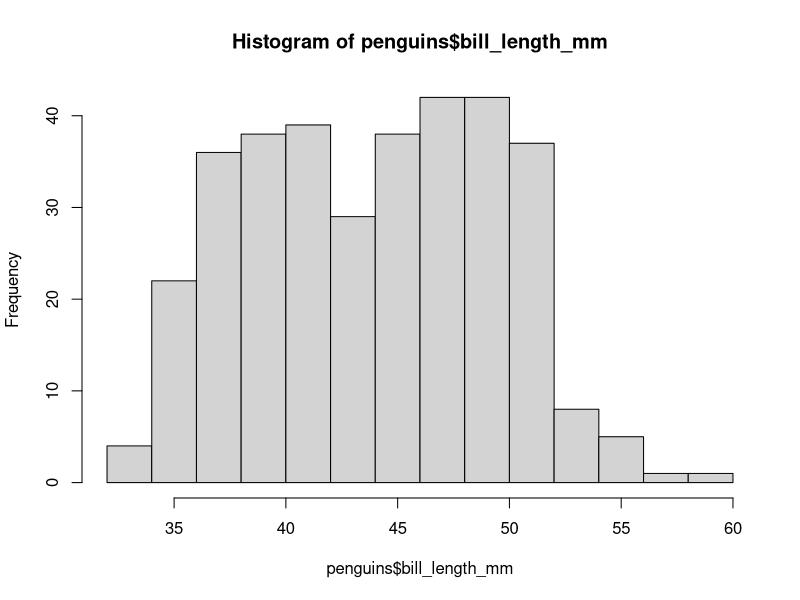
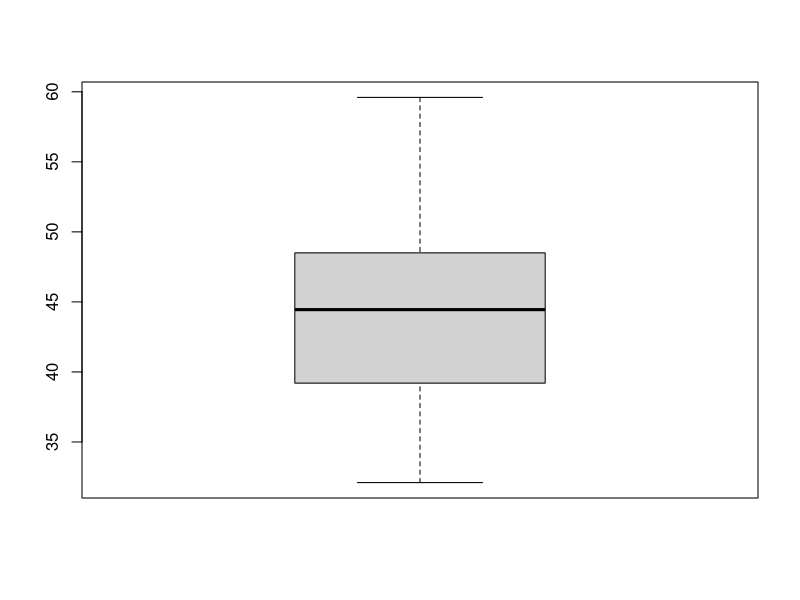
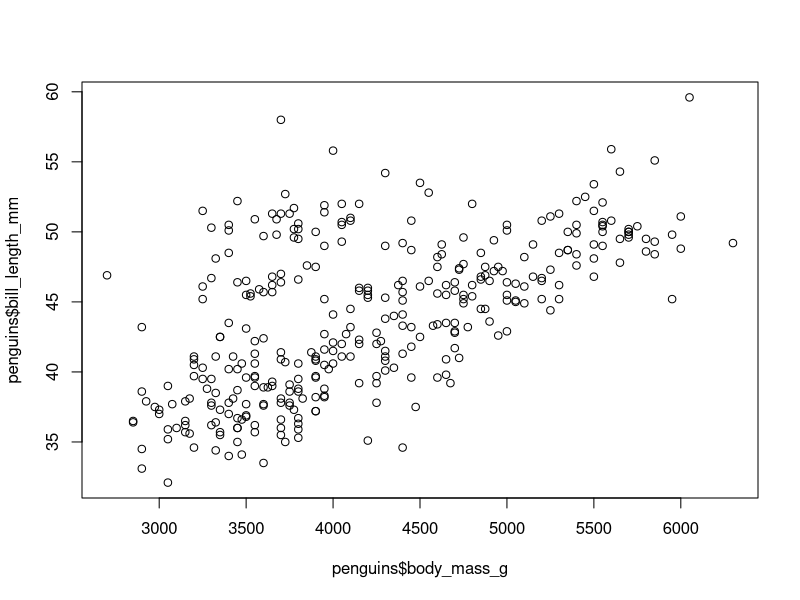
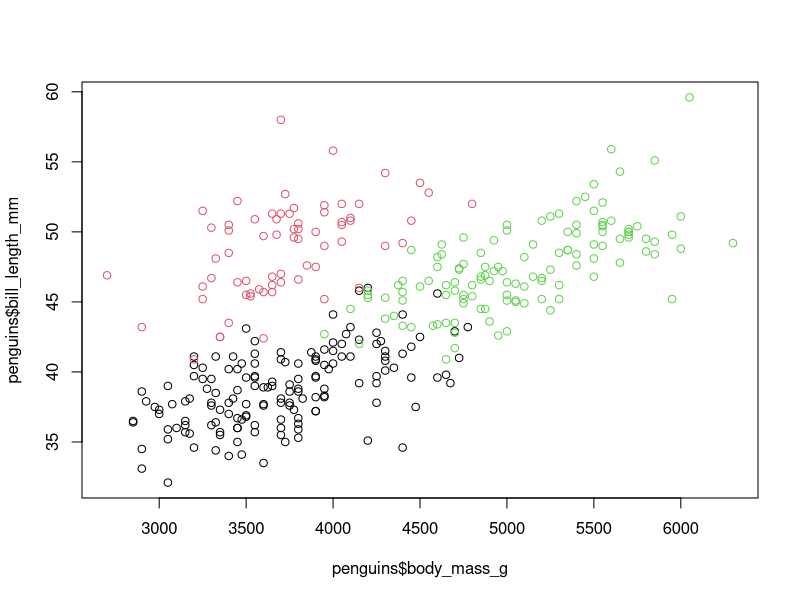
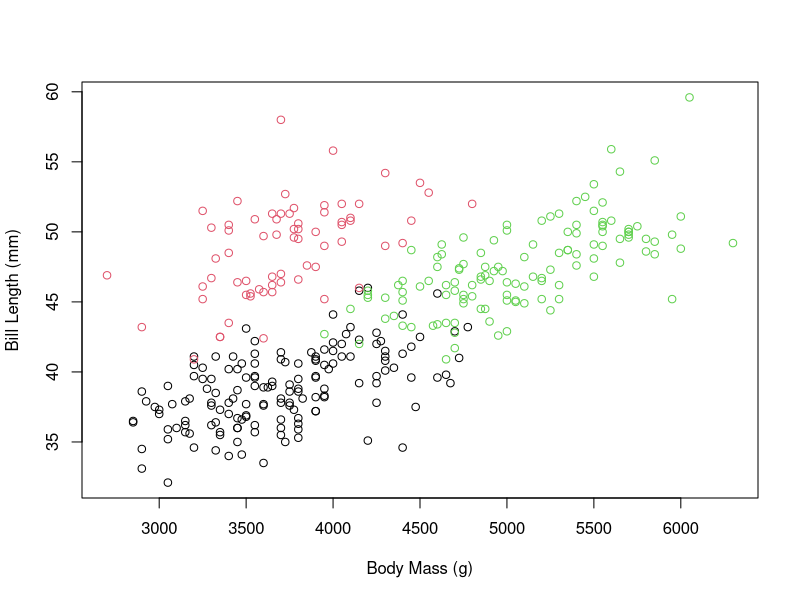
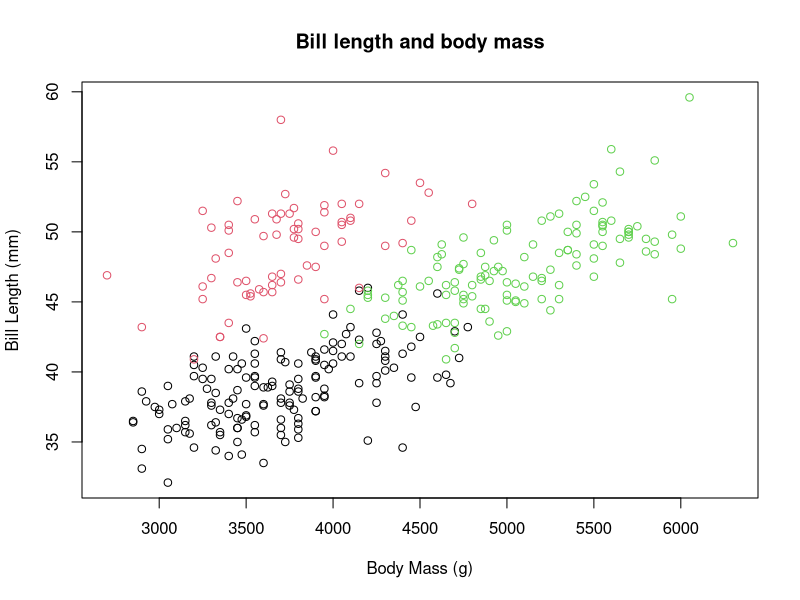
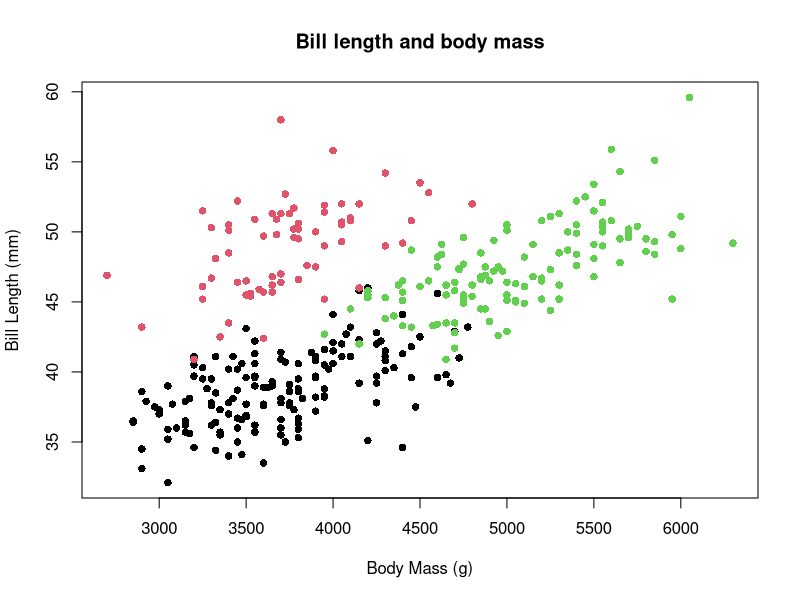
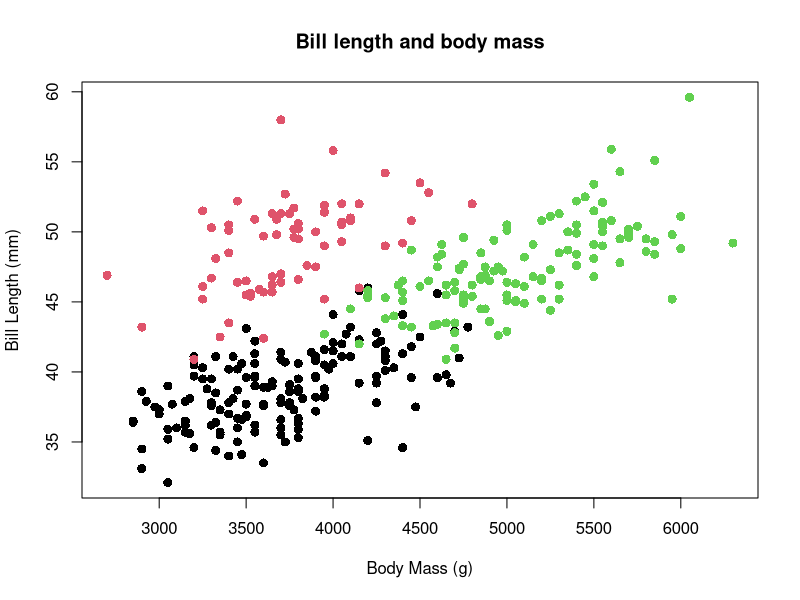

Write the R code that produced these figures, in order.
## ---- chunk 1
library(scales) # Control the appearance of axis and legend labels
library(RColorBrewer) # Produce visually appealing, colorblind friendly palettes
## ---- chunk 2
# load in dataset
library(palmerpenguins)
data(package = "palmerpenguins")
## ---- chunk 3
head(penguins)
## ---- chunk 4
hist(penguins$bill_length_mm)
## ---- chunk 5
boxplot(x = penguins$bill_length_mm)
## ---- chunk 6
plot(x = penguins$body_mass_g, y = penguins$bill_length_mm) 
## ---- chunk 7
plot(x = penguins$body_mass_g, 
     y = penguins$bill_length_mm,
     col = penguins$species)
## ---- chunk 8
plot(x = penguins$body_mass_g, 
     y = penguins$bill_length_mm,
     col = penguins$species,
     xlab = "Body Mass (g)",
     ylab = "Bill Length (mm)")
## ---- chunk 9
plot(x = penguins$body_mass_g, 
     y = penguins$bill_length_mm,
     col = penguins$species,
     xlab = "Body Mass (g)",
     ylab = "Bill Length (mm)",
     main = "Bill length and body mass")
## ---- chunk 10
plot(x = penguins$body_mass_g, 
     y = penguins$bill_length_mm,
     col = penguins$species,
     xlab = "Body Mass (g)",
     ylab = "Bill Length (mm)",
     main = "Bill length and body mass",
     pch = 16)
## ---- chunk 11
plot(x = penguins$body_mass_g, 
     y = penguins$bill_length_mm,
     col = penguins$species,
     xlab = "Body Mass (g)",
     ylab = "Bill Length (mm)",
     main = "Bill length and body mass",
     pch = 16,
     cex = 1.2)
## ---- chunk 12
palette(alpha(c("black","red","green"), alpha = .5))
plot(x = penguins$body_mass_g,
     y = penguins$bill_length_mm,
     col = penguins$species,
     xlab = "Body Mass (g)",
     ylab = "Bill Length (mm)",
     main = "Bill length and body mass",
     pch = 16,
     cex = 1.2)
## ---- chunk 13
display.brewer.all(colorblindFriendly = TRUE)
## ---- chunk 14

# let's "brew" a colorblind friendly color palette using rcolorbrewer
color_friendly_palette  <- brewer.pal(n = 3, name = "Dark2")

palette(alpha(color_friendly_palette, alpha = .5))

plot(x = penguins$body_mass_g,
     y = penguins$bill_length_mm,
     col = penguins$species,
     xlab = "Body Mass (g)",
     ylab = "Bill Length (mm)",
     main = "Bill length and body mass",
     pch = 16,
     cex = 1.2)
## ---- chunk 15


# let's "brew" a colorblind friendly color palette using rcolorbrewer
color_friendly_palette  <- brewer.pal(n = 3, name = "Dark2")

palette(alpha(color_friendly_palette, alpha = .5))

plot(x = penguins$body_mass_g,
     y = penguins$bill_length_mm,
     col = penguins$species,
     xlab = "Body Mass (g)",
     ylab = "Bill Length (mm)",
     main = "Bill length and body mass",
     pch = 16,
     cex = 1.2)
grid()
## ---- chunk 16


# let's "brew" a colorblind friendly color palette using rcolorbrewer
color_friendly_palette  <- brewer.pal(n = 3, name = "Dark2")

palette(alpha(color_friendly_palette, alpha = .5))

plot(x = penguins$body_mass_g,
     y = penguins$bill_length_mm,
     col = penguins$species,
     xlab = "Body Mass (g)",
     ylab = "Bill Length (mm)",
     main = "Bill length and body mass",
     pch = 16,
     cex = 1.2, 
     bty = "l")
grid()
## ---- chunk 17


# let's "brew" a colorblind friendly color palette using rcolorbrewer
color_friendly_palette  <- brewer.pal(n = 3, name = "Dark2")

palette(alpha(color_friendly_palette, alpha = .5))

plot(x = penguins$body_mass_g,
     y = penguins$bill_length_mm,
     col = penguins$species,
     xlab = "Body Mass (g)",
     ylab = "Bill Length (mm)",
     main = "Bill length and body mass",
     pch = 16,
     cex = 1.2, 
     bty = "l",
     cex.axis = 1.5,
     cex.lab = 1.5,
     cex.main = 1.5)
grid()
## ---- chunk 18


# let's "brew" a colorblind friendly color palette using rcolorbrewer
color_friendly_palette  <- brewer.pal(n = 3, name = "Dark2")

palette(alpha(color_friendly_palette, alpha = .5))

plot(x = penguins$body_mass_g,
     y = penguins$bill_length_mm,
     col = penguins$species,
     xlab = "Body Mass (g)",
     ylab = "Bill Length",
     pch = 16,
     cex = 1.2, 
     bty = "l",
     cex.axis = 1.5,
     cex.lab = 1.5,
     cex.main = 1.5)
mtext("Bill length and body mass", side=3, adj=0, line=2, cex=1.4, font=2); 
mtext("Measurements for Adelie, Chinstrap and Gentoo Penguins at Palmer Station LTER", side=3, adj=0, line=1, cex=.9, font=2); 
grid()
